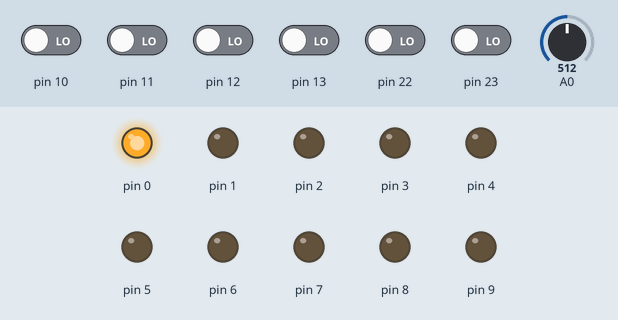
Bench run of a sketch on a simulated Arduino Uno, built with avr-gcc and run on an emulated ATmega328P. On the bench: output pins drawn as LEDs (lit = HIGH). The test bench sets the inputs (shaded band); at power-on: pin 10–13, pin 22, pin 23 LOW, A0 = 512.

Above: at 0.1 s.
Timing chart, 0 to 1.6 s (numbered marks = the images above):
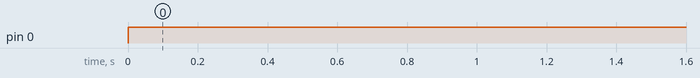

Measured:
- by itself, pin 0: LOW → HIGH at 0.00 s

The sketch:

week1_ex3.ino
```cpp
unsigned int a=0b000000001;
void setup()
{
  DDRD = 0b11111111;
  DDRB = 0b00000011;
}
void loop()
{
  int d =analogRead(A0);
  PORTD = a;
  delay(d);
  if (PINB==0b00000001&&a!=0b10000000)
  a=a<<1;
  if (PINB==0b00000010&&a!=0b00000001)
  a=a>>1;
}
```
